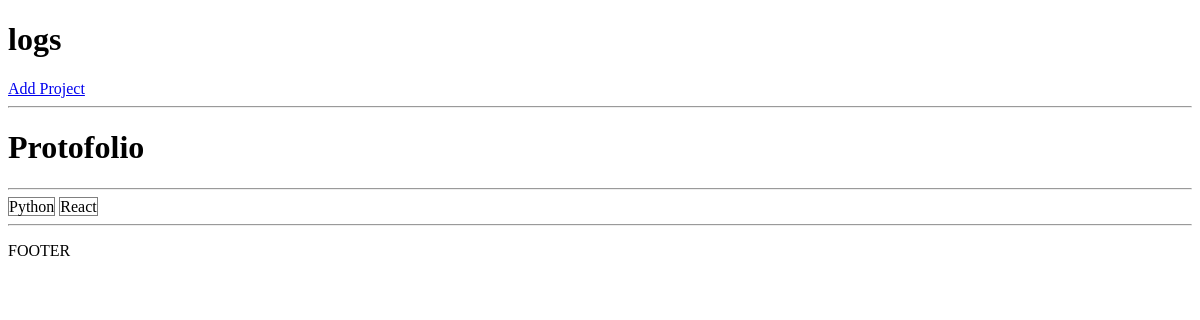
The page /project/66bc581a-e562-4d47-93cf-50398b92440d/ on the database as committed earlier.
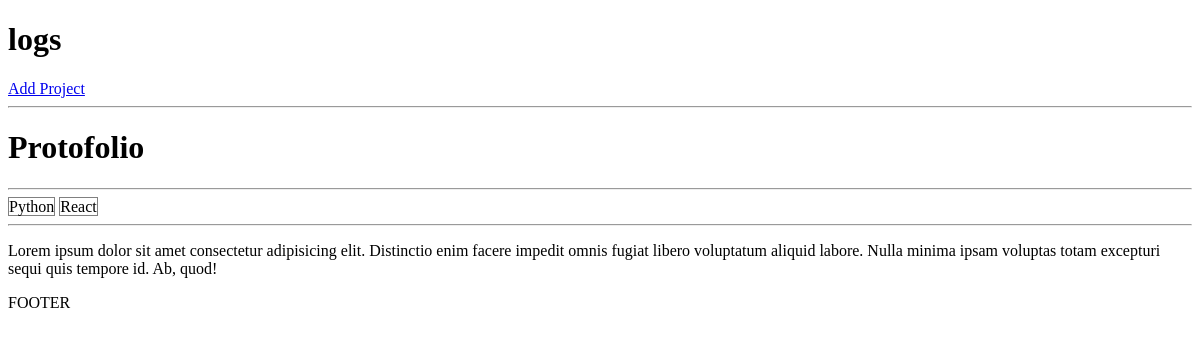
The same page on the database as committed later.
### projects/models.py (models this page shows, shortened)
class Project(models.Model):
    title = models.CharField(max_length=200)
    description = models.TextField(null=True,blank=True)
    demo_link = models.CharField(max_length=2000,null=True,blank=True)
    source_link = models.CharField(max_length=2000,null=True,blank=True)
    tags = models.ManyToManyField('Tag',blank=True)
    vote_total = models.IntegerField(default=0,null=True,blank=True)
    vote_ratio = models.IntegerField(default=0,null=True,blank=True)
    created = models.DateTimeField(auto_now_add=True)
    id = models.UUIDField(default=uuid.uuid4,unique=True,primary_key=True,editable=False)

### projects/views.py (the view)
# urls.py: path('project/<str:pk>/', views.project, name='project'),
def project(request, pk):
    projectObj = Project.objects.get(id=pk)
    tags = projectObj.tags.all()
    return render(request, 'projects/single-project.html', {'project': projectObj,'tags':tags})

### projects/models.py (called while the page is built)
    def __str__(self):
        return  self.name

### projects/templates/projects/single-project.html (shortened to what this page needs)
{% extends 'main.html' %}
{% block content %}
  <h1>{{ project.title }}</h1>
  <hr>
  {% for tag in project.tags.all %}
<span style="border: 1px solid grey">{{tag}}</span>
  {% endfor %}
  <hr>
  <p>{{ project.description }}</p>
{% endblock content %}

Rows that differ between the two databases and show on the page:
changed Project "Protofolio": description (not shown) → "Lorem ipsum dolor sit amet consectetur adipisicing elit. Distinctio enim facere impedit omnis fugiat libero voluptatum aliquid labore. Nulla minima ipsam voluptas totam excepturi sequi quis tempore id. Ab, quod!"
